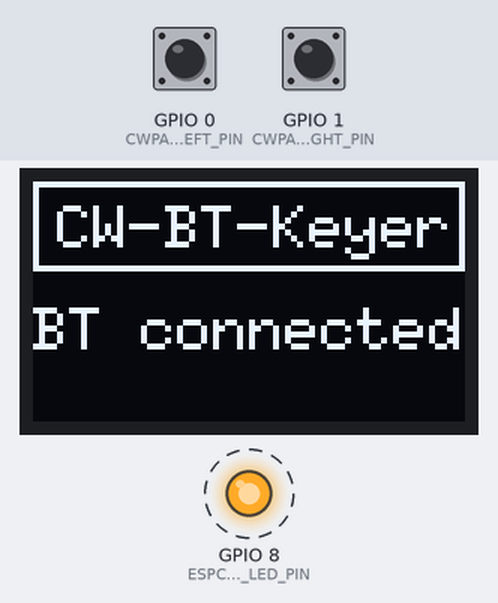
The sketch below on a simulated ESP32-C3. Parts: 72×40 one-colour display, output pins drawn as LEDs (lit = HIGH). Dashed ring = blinking. Inputs (shaded band) come from the test bench; at power-on: GPIO 0 (CWPADDLE_LEFT_PIN) HIGH, GPIO 1 (CWPADDLE_RIGHT_PIN) HIGH. USB keyboard and mouse output is not drawn; what the sketch prints to the serial monitor is not drawn.

Above: at 2.8 s.
2.9 s: GPIO 0 (CWPADDLE_LEFT_PIN) pulled LOW for 1.25 s
5.6 s: GPIO 0 (CWPADDLE_LEFT_PIN) pulled LOW for 3.2 s
At 6.1 s:
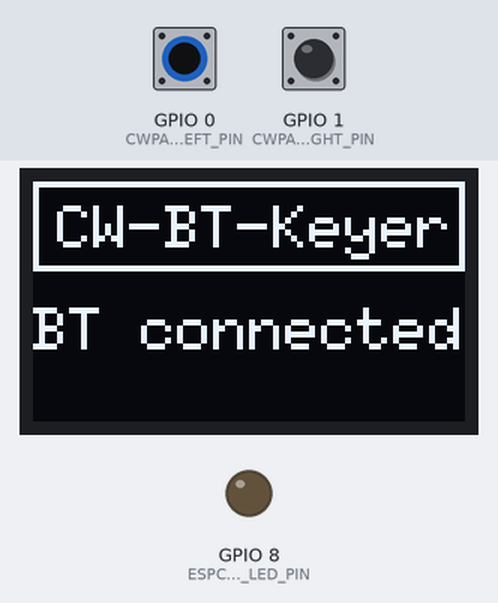
10.3 s: GPIO 1 (CWPADDLE_RIGHT_PIN) pulled LOW for 3.2 s
At 14.6 s:
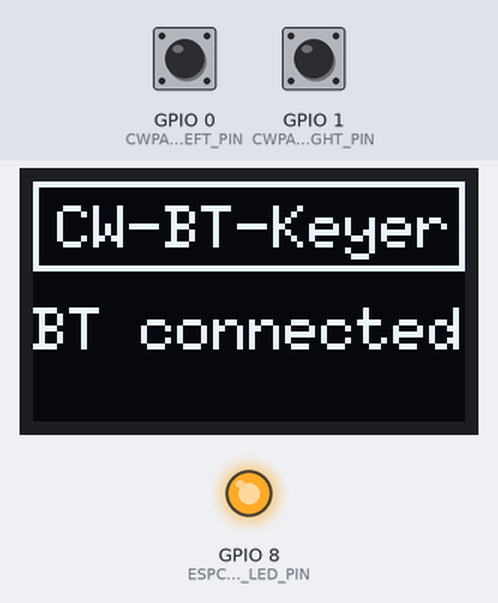
Timing chart, 0 to 16.1 s (numbered marks = the images above; inputs shaded):
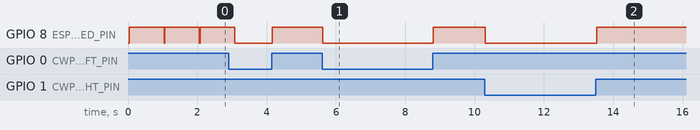

Measured:
- after the input at 5.6 s, GPIO 8 (ESPC3MINIOLED_LED_PIN): HIGH → LOW at once, → HIGH 3.2 s later
- after the input at 10.3 s, GPIO 8 (ESPC3MINIOLED_LED_PIN): HIGH → LOW at once, → HIGH 3.2 s later
- by itself, GPIO 8 (ESPC3MINIOLED_LED_PIN): alternates HIGH for 1.0 s and LOW for 0.02 s

The sketch:

ESP32-CW-BT-Keyer.ino
```cpp
/**************************************************************************************************************************
CW-BT-Keyer

ESP32 based bridge between dual paddle keyer and iOS App "Morse Sensei" by simulation a bluetooth keyboard

This project could be extended to evolve into an iambic keyer itself outputing audio via bluetooth 3.5mm jack
**************************************************************************************************************************/

#include <BleKeyboard.h>
#include <U8g2lib.h>

/* *** Defines for board "Abrobot ESP32-C3-SuperMini-OLED" ***
   see: https://emalliab.wordpress.com/2025/02/12/esp32-c3-0-42-oled
   remark: Abrobot esp32c3 oled only works with sh1106_compatible display driver. It does not support 1306 display driver commands. Its screen resolution is 72x40. Its screen start position is 30, 12.
   board: "MakerGO ESP32 C3 SuperMini" from board library "esp32 by Espressif Systems"
   board: "ESP32C3 Dev Module" from board library "esp32 by Espressif Systems"
*/
#define ESPC3MINIOLED_OLED_U8G2TYPE  U8G2_SH1106_72X40_WISE_F_HW_I2C
#define ESPC3MINIOLED_OLED_ROTATION  U8G2_R0
#define ESPC3MINIOLED_OLED_PIN_RESET U8X8_PIN_NONE
#define ESPC3MINIOLED_OLED_PIN_CLOCK 6
#define ESPC3MINIOLED_OLED_PIN_DATA  5
#define ESPC3MINIOLED_OLED_WIDTH 72
#define ESPC3MINIOLED_OLED_HEIGHT 40
#define ESPC3MINIOLED_LED_PIN 8

// *** Defines for CW-BT-Keyer behaviours ***
#define OLED_FONT u8g2_font_6x10_tf //u8g2_font_5x7_tf
#define BT_CONNECT_MODULO 4
#define BT_CONNECT_SLEEP  1000
#define CWPADDLE_LEFT_PIN 0
#define CWPADDLE_RIGHT_PIN 1


// struct for interrupt handling and key debouncing
struct Button {
    const uint8_t PIN;
    bool is_pressed;
    unsigned long pressed_time_ms;
    unsigned long released_time_ms;
    unsigned long pressed_count;
    unsigned long released_count;
};


// globals
BleKeyboard bleKeyboard("CW-BT-Keyer");
ESPC3MINIOLED_OLED_U8G2TYPE u8g2(ESPC3MINIOLED_OLED_ROTATION, ESPC3MINIOLED_OLED_PIN_RESET, ESPC3MINIOLED_OLED_PIN_CLOCK, ESPC3MINIOLED_OLED_PIN_DATA);

unsigned long bt_connect_try = 0;
bool bt_connected = false;

Button cw_left_paddle = {CWPADDLE_LEFT_PIN, false, 0, 0, 0, 0};
Button cw_right_paddle = {CWPADDLE_RIGHT_PIN, false, 0, 0, 0, 0};
unsigned long button_jitter_time_ms = 150;

bool cw_left_is_dit_right_is_dah = true;
#define KEY_SPACE ' ' // define missing definition for SPACE key
unsigned char cw_dit_key = KEY_SPACE;
unsigned char cw_dah_key = KEY_RETURN; //'a';//KEY_RETURN;


void IRAM_ATTR cw_paddle_state_changed(Button *changed) {
  // a button press pulls the pin down to GND -> 0 == is_pressed
  bool is_pressed = !digitalRead(changed->PIN);
  bool was_pressed = changed->is_pressed;
  if (is_pressed == was_pressed) {
    return;
  }

  if (is_pressed && !was_pressed) {
    unsigned long time_ms = millis();
    if (time_ms - changed->pressed_time_ms < button_jitter_time_ms) {
      return;
    }
    changed->pressed_time_ms = time_ms;
    changed->is_pressed = true;
  } else if (!is_pressed && was_pressed) {
    unsigned long time_ms = millis();
    if (time_ms - changed->pressed_time_ms < button_jitter_time_ms) {
      return;
    }
    changed->released_time_ms = time_ms;
    changed->is_pressed = false;
  }

  is_pressed = changed->is_pressed;
  if (is_pressed == was_pressed) {
    return;
  }

  // bleKeyboard.press needs to be done in loop()
  bool changed_is_left = changed->PIN == CWPADDLE_LEFT_PIN;
  unsigned char changed_key = changed_is_left
    ? (cw_left_is_dit_right_is_dah ? cw_dit_key : cw_dah_key)
    : (cw_left_is_dit_right_is_dah ? cw_dah_key : cw_dit_key);
  if (is_pressed) {
    changed->pressed_count++;
    bleKeyboard.press(changed_key);
    //bleKeyboard.write(changed_key);
  } else {
    changed->released_count++;
    bleKeyboard.release(changed_key);
  }
}

// void IRAM_ATTR isr_cw_left_changed() {
//   cw_paddle_state_changed(&cw_left_paddle);
// }
// void IRAM_ATTR isr_cw_right_changed() {
//   cw_paddle_state_changed(&cw_right_paddle);
// }


void setup() {
  // init Serial
  Serial.begin(115200);
  while (!Serial) {
    Serial.println("CW-BT-Keyer");
    delay(50);
  }
  // init BT driver
  bleKeyboard.begin();
  // init OLED driver
  u8g2.begin();
  u8g2.setFont(OLED_FONT);
  u8g2.setFontPosTop();
  // init PINS for I/O
  pinMode(ESPC3MINIOLED_LED_PIN, OUTPUT);
  pinMode(cw_left_paddle.PIN, INPUT_PULLUP); //configure pin as an input and enable the internal pull-up resistor
  pinMode(cw_right_paddle.PIN, INPUT_PULLUP);
}


void loop() {
  // check if we are alreday connected as a BT-HID device
  if(!bleKeyboard.isConnected()) {
    // no -> continue waiting for conection + give feedback
    if (bt_connected) {
      // if we were connected before, we detach interrupt routines
      // detachInterrupt(cw_left_paddle.PIN);
      // detachInterrupt(cw_right_paddle.PIN);
      Serial.println("bluetooth disconnected");
    }
    bt_connected = false;
    bt_connect_try++;
    u8g2.clearBuffer();
    u8g2.drawStr(4, 3, "CW-BT-Keyer");
    u8g2.drawFrame(0, 0, ESPC3MINIOLED_OLED_WIDTH, 15);
    String bt_info = "BT wait.";
    int bt_cnn_progress = bt_connect_try % BT_CONNECT_MODULO;
    for (int i=0; i<bt_cnn_progress; i++) {bt_info += ".";}
    u8g2.drawStr(0, 20, bt_info.c_str());
    u8g2.sendBuffer();
    bool led_on = bt_connect_try % 2;
    digitalWrite(ESPC3MINIOLED_LED_PIN, led_on ? HIGH : LOW);
    Serial.println("bluetooth waiting to connect");
    delay(BT_CONNECT_SLEEP);
    return;
  }

  // bluetooth is now connected
  if (!bt_connected) {
    // bluetooth was not conected before
    // -> we do this here just once on transition to connected
    bt_connected = true;
    Serial.println("bluetooth connected");
    digitalWrite(ESPC3MINIOLED_LED_PIN, HIGH);

    // attachInterrupt(cw_left_paddle.PIN, isr_cw_left_changed, CHANGE);
    // attachInterrupt(cw_right_paddle.PIN, isr_cw_right_changed, CHANGE);

    u8g2.clearBuffer();
    u8g2.drawStr(4, 3, "CW-BT-Keyer");
    u8g2.drawFrame(0, 0, ESPC3MINIOLED_OLED_WIDTH, 15);
    u8g2.drawStr(0, 20, "BT connected");
    u8g2.sendBuffer();
  }

  unsigned long pressed_before = cw_left_paddle.pressed_count + cw_right_paddle.pressed_count;
  unsigned long released_before = cw_left_paddle.released_count + cw_right_paddle.released_count;
  cw_paddle_state_changed(&cw_left_paddle);
  cw_paddle_state_changed(&cw_right_paddle);
  unsigned long pressed_after = cw_left_paddle.pressed_count + cw_right_paddle.pressed_count;
  unsigned long released_after = cw_left_paddle.released_count + cw_right_paddle.released_count;

  if (pressed_after < 1) {
    Serial.println("waiting for CW key pressed");
    delay(1000);
    digitalWrite(ESPC3MINIOLED_LED_PIN, LOW);
    delay(20);
    digitalWrite(ESPC3MINIOLED_LED_PIN, HIGH);
    return;
  }
  if (pressed_after == pressed_before && released_after == released_before) {
    delay(20);
    return;
  }

  bool led_on = cw_left_paddle.is_pressed || cw_right_paddle.is_pressed;
  digitalWrite(ESPC3MINIOLED_LED_PIN, led_on ? LOW : HIGH);

  Serial.println("");
  //Serial.println("pressed state changed");
  Serial.print("cw_left_paddle  is_pressed     : "); Serial.println(cw_left_paddle.is_pressed);
  Serial.print("cw_right_paddle is_pressed     : "); Serial.println(cw_right_paddle.is_pressed);
  Serial.print("cw_left_paddle  pressed_count  : "); Serial.println(cw_left_paddle.pressed_count);
  Serial.print("cw_left_paddle  released_count : "); Serial.println(cw_left_paddle.released_count);
  Serial.print("cw_right_paddle pressed_count  : "); Serial.println(cw_right_paddle.pressed_count);
  Serial.print("cw_right_paddle released_count : "); Serial.println(cw_right_paddle.released_count);
/*
  u8g2.clearBuffer();
  u8g2.drawStr(4, 3, "CW-BT-Keyer");
  u8g2.drawFrame(0, 0, ESPC3MINIOLED_OLED_WIDTH, 15);
  String count_info = "L " + String(cw_left_paddle.pressed_count) + "  R " + String(cw_right_paddle.pressed_count);
  u8g2.drawStr(0, 20, count_info.c_str());
  u8g2.sendBuffer();
*/
  delay(10);
  return;
}
```
